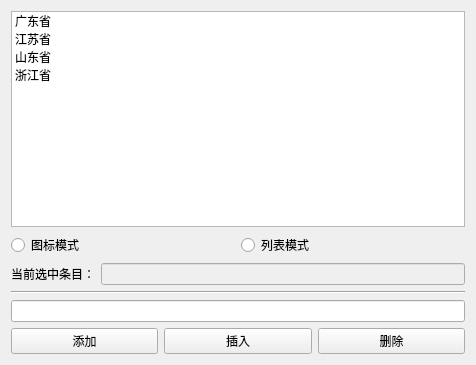
<?xml version="1.0" encoding="UTF-8"?>
<ui version="4.0">
 <class>Widget</class>
 <widget class="QWidget" name="Widget">
  <property name="geometry">
   <rect>
    <x>0</x>
    <y>0</y>
    <width>476</width>
    <height>365</height>
   </rect>
  </property>
  <property name="windowTitle">
   <string>Widget</string>
  </property>
  <layout class="QVBoxLayout" name="verticalLayout">
   <item>
    <widget class="QListWidget" name="lwProvince">
     <property name="alternatingRowColors">
      <bool>false</bool>
     </property>
     <item>
      <property name="text">
       <string>广东省</string>
      </property>
      <property name="icon">
       <iconset resource="images.qrc">
        <normaloff>:/images/shengdanwa.png</normaloff>:/images/shengdanwa.png</iconset>
      </property>
     </item>
     <item>
      <property name="text">
       <string>江苏省</string>
      </property>
      <property name="icon">
       <iconset resource="images.qrc">
        <normaloff>:/images/shengdanye.png</normaloff>:/images/shengdanye.png</iconset>
      </property>
     </item>
     <item>
      <property name="text">
       <string>山东省</string>
      </property>
      <property name="icon">
       <iconset resource="images.qrc">
        <normaloff>:/images/xiaxue.png</normaloff>:/images/xiaxue.png</iconset>
      </property>
     </item>
     <item>
      <property name="text">
       <string>浙江省</string>
      </property>
      <property name="icon">
       <iconset resource="images.qrc">
        <normaloff>:/images/xing.png</normaloff>:/images/xing.png</iconset>
      </property>
     </item>
    </widget>
   </item>
   <item>
    <layout class="QHBoxLayout" name="horizontalLayout">
     <item>
      <widget class="QRadioButton" name="rbListMode">
       <property name="text">
        <string>图标模式</string>
       </property>
      </widget>
     </item>
     <item>
      <widget class="QRadioButton" name="rbIconMode">
       <property name="text">
        <string>列表模式</string>
       </property>
      </widget>
     </item>
    </layout>
   </item>
   <item>
    <layout class="QHBoxLayout" name="horizontalLayout_2">
     <item>
      <widget class="QLabel" name="label">
       <property name="text">
        <string>当前选中条目：</string>
       </property>
      </widget>
     </item>
     <item>
      <widget class="QLineEdit" name="lineEdit">
       <property name="enabled">
        <bool>false</bool>
       </property>
      </widget>
     </item>
    </layout>
   </item>
   <item>
    <widget class="Line" name="line">
     <property name="orientation">
      <enum>Qt::Horizontal</enum>
     </property>
    </widget>
   </item>
   <item>
    <widget class="QLineEdit" name="lineEdit_2"/>
   </item>
   <item>
    <layout class="QHBoxLayout" name="horizontalLayout_3">
     <item>
      <widget class="QPushButton" name="btnAdd">
       <property name="text">
        <string>添加</string>
       </property>
      </widget>
     </item>
     <item>
      <widget class="QPushButton" name="btnInsert">
       <property name="text">
        <string>插入</string>
       </property>
      </widget>
     </item>
     <item>
      <widget class="QPushButton" name="btnDel">
       <property name="text">
        <string>删除</string>
       </property>
      </widget>
     </item>
    </layout>
   </item>
  </layout>
 </widget>
 <resources>
  <include location="images.qrc"/>
 </resources>
 <connections/>
</ui>
